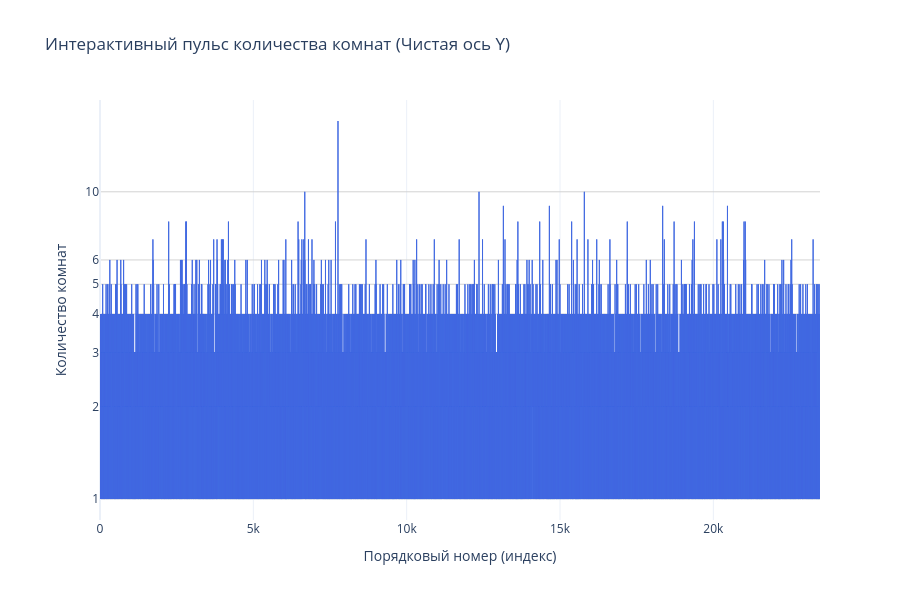

Notebook source saved alongside this figure:
### Code cell
fig = go.Figure()

fig.add_trace(go.Scatter(
    x=list(range(len(df))), 
    y=df['room_count'],
    mode='lines',
    line_shape='hv',
    name='Количество комнат',
    line=dict(color='royalblue', width=1),
    hovertemplate='Индекс: %{x}<br>Количество комнат: %{y:,.1f} <extra></extra>'
))

tick_values = [1, 2, 3, 4, 5, 6, 10]

fig.update_layout(
    title='Интерактивный пульс количества комнат (Чистая ось Y)',
    xaxis_title='Порядковый номер (индекс)',
    yaxis_title='Количество комнат',
    yaxis_type="log",
    template='plotly_white',
    height=600,
    hovermode='x unified',
    margin=dict(l=100) 
)

fig.update_yaxes(
    tickmode='array',
    tickvals=tick_values, # Какие значения подписывать
    gridcolor='lightgray' # Сетка станет понятнее
)

fig.show()

# 1. Считаем статистику для количества комнат
room_stats = df['room_count'].describe(percentiles=[.01, .05, .25, .5, .75, .95, .99])

print("--- СТАТИСТИЧЕСКИЙ ПОРТРЕТ КОЛИЧЕСТВА КОМНАТ ---")
print(f"Всего объектов:     {int(room_stats['count']):,}")
print(f"Минимум:            {room_stats['min']:.0f}")
print(f"1% (Студии/Мало):   {room_stats['1%']:.0f}")
print(f"Медиана (Центр):    {room_stats['50%']:.0f}")
print(f"95% (Многокомнат):  {room_stats['95%']:.0f}")
print(f"99% (Эксклюзив):    {room_stats['99%']:.0f}")
print(f"Максимум:           {room_stats['max']:.0f}")
print("-" * 45)

# 2. Самые часто встречающиеся варианты
top_rooms = df['room_count'].value_counts().head(5)

print("\n--- ТОП-5 ---")
for rooms, count in top_rooms.items():
    print(f"{rooms:.0f}-комнатные встречаются {count} раз(а)")

### Figure 1 — Plotly figure (JSON) as saved in the notebook; plotly's stock layout.template omitted (floating-point values rounded to 4 significant figures; data arrays with more than 128 entries replaced by an {"elided": "..."} marker saying what was removed)
{"data": [{"hovertemplate": "Индекс: %{x}<br>Количество комнат: %{y:,.1f} <extra></extra>", "line": {"color": "royalblue", "shape": "hv", "width": 1}, "mode": "lines", "name": "Количество комнат", "type": "scatter", "x": {"elided": "23479 int values"}, "y": {"elided": "23479 float values"}}], "layout": {"height": 600, "hovermode": "x unified", "margin": {"l": 100}, "title": {"text": "Интерактивный пульс количества комнат (Чистая ось Y)"}, "xaxis": {"title": {"text": "Порядковый номер (индекс)"}}, "yaxis": {"gridcolor": "lightgray", "tickmode": "array", "tickvals": [1, 2, 3, 4, 5, 6, 10], "title": {"text": "Количество комнат"}, "type": "log"}}}
